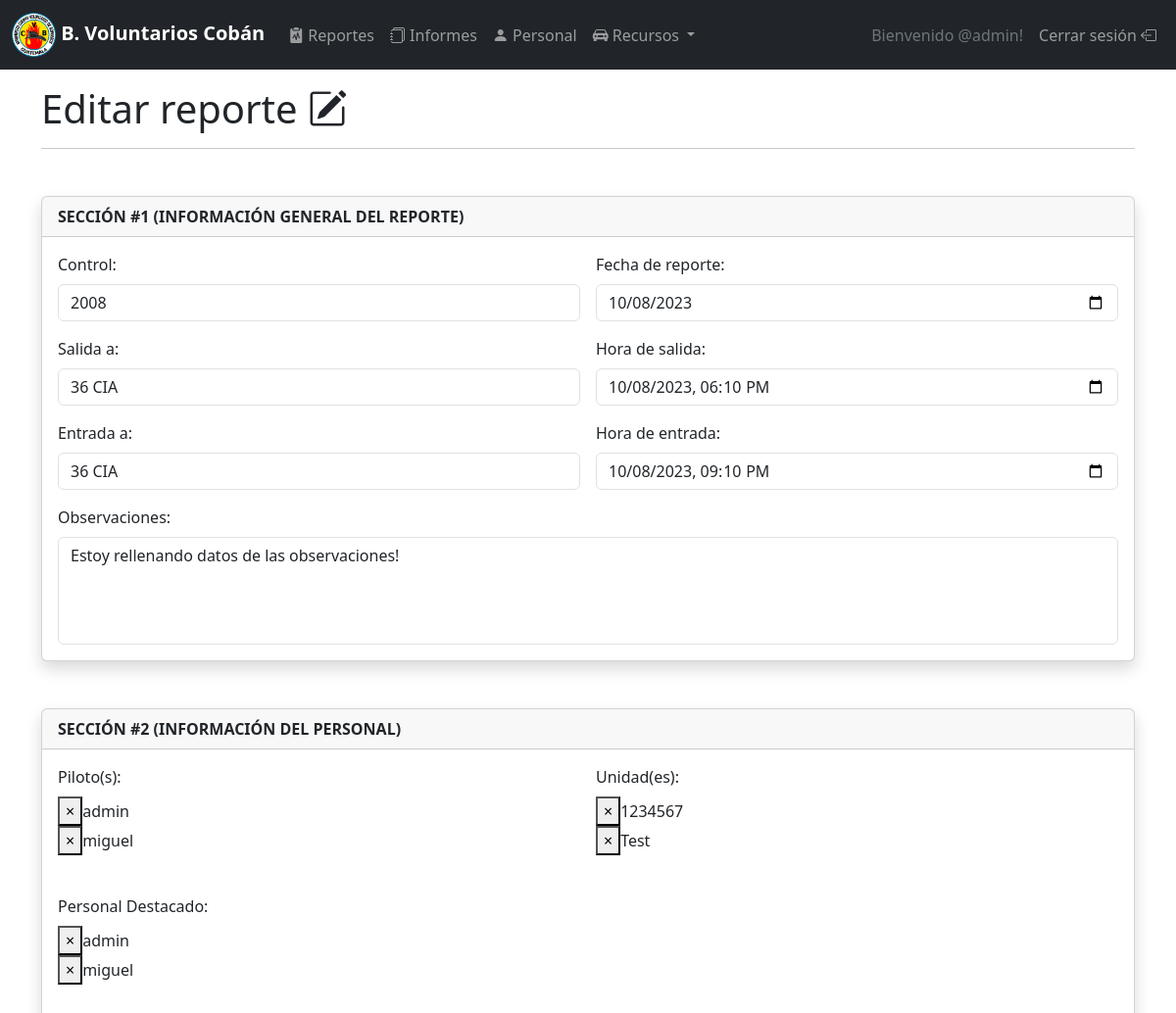
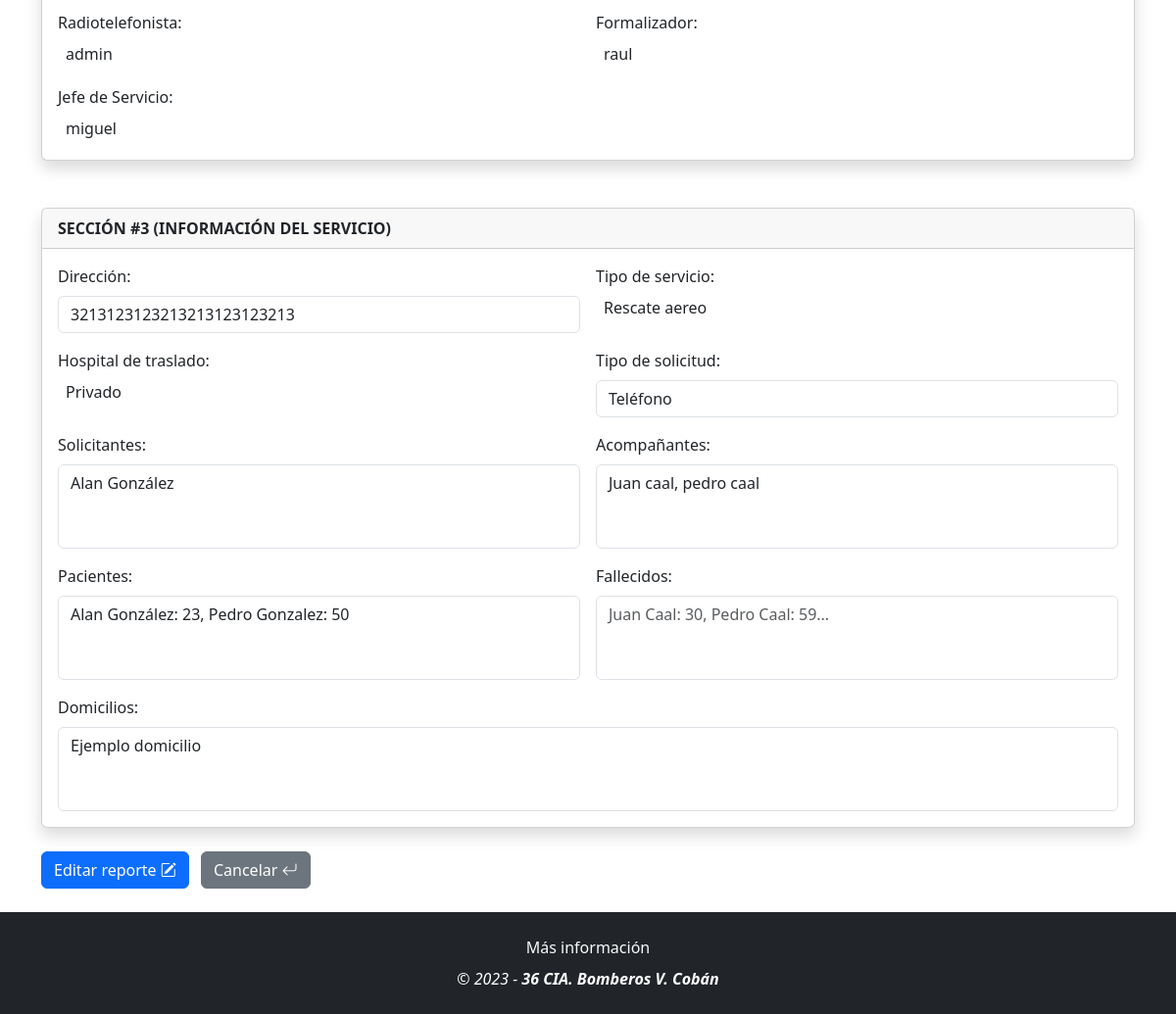
/reportes/3/editar/ (signed in), run on the app's committed database (2 pictures, top to bottom).
### module_reports/models.py (models this page shows, shortened)
class Reporte(models.Model):
    control = models.IntegerField(blank=False)
    fecha_reporte = models.DateField(blank=False, verbose_name='Fecha de reporte')
    salida = models.CharField(max_length=256, blank=False, verbose_name='Salida a')
    hora_salida = models.DateTimeField(blank=False, verbose_name='Hora de salida')
    entrada = models.CharField(max_length=256, blank=False, verbose_name='Entrada a')
    hora_entrada = models.DateTimeField(blank=False, verbose_name='Hora de entrada')
    observaciones = models.TextField(blank=True)
    pilotos = models.ManyToManyField(User, verbose_name='Piloto(s)')
    radiotelefonista = models.ForeignKey(User, related_name='telefonista', on_delete=models.PROTECT)
    unidades = models.ManyToManyField(Vehiculo, verbose_name='Unidad(es)')
    personal_destacado = models.ManyToManyField(User, related_name='personal', verbose_name='Personal Destacado')
    tipo_solicitud = models.CharField(max_length=10, choices=SERVICE_CHOICE, verbose_name='Tipo de solicitud')
    direccion = models.CharField(blank=False, max_length=256, verbose_name='Dirección')
    solicitantes = models.TextField(blank=False)
    pacientes = models.TextField(blank=True)
    fallecidos = models.TextField(blank=True)
    domicilios = models.TextField(blank=False)
    escoltas = models.TextField(blank=True, verbose_name='Acompañantes')
    tipo_servicio = models.ForeignKey(Servicio, on_delete=models.PROTECT, verbose_name='Tipo de servicio')
    hospital = models.ForeignKey(Hospital, on_delete=models.PROTECT, verbose_name='Hospital de traslado')
    jefe_servicio = models.ForeignKey(User, verbose_name='Jefe de Servicio',
                                      related_name='jefe_de_servicio',
                                      on_delete=models.PROTECT)
    formalizador = models.ForeignKey(User, verbose_name='Formalizador',
                                     related_name='formalizador',
                                     on_delete=models.PROTECT)

### module_reports/views.py (the view)
# urls.py: path('<int:pk>/editar/', ViewUpdateReport.as_view(), name='update'),
class ViewUpdateReport(LoginRequiredMixin, UpdateView):
    model = Reporte
    template_name = 'form_update_report.html'
    form_class = ReporteForm
    success_url = reverse_lazy('reports:index')

### module_resources/models.py (called while the page is built)
    def __str__(self):
        return self.nombre

    def __str__(self):
        return self.nombre

    def __str__(self):
        return self.nombre

### module_stats/forms.py (called while the page is built)
    @register.filter(is_safe=True)
    def clabel(value):
        return value.label_tag(attrs={'class': 'form-label'})

### module_reports/templates/form_update_report.html
{% extends "form_base_report.html" %}
{% block report_title %}
Editar reporte <i class="bi bi-pencil-square"></i>
{% endblock report_title %}
{% block report_btn_name %}
Editar reporte <i class="bi bi-pencil-square"></i>
{% endblock report_btn_name %}

### module_reports/templates/form_base_report.html (shortened to what this page needs)
{% extends "menu.html" %}
{% load static %}
{% block head %}
<link rel="stylesheet" href='{% static "lib/node_modules/select2/dist/css/select2.min.css" %}'>
<link rel="stylesheet" href='{% static "lib/node_modules/select2-bootstrap-5-theme/dist/select2-bootstrap-5-theme.min.css" %}'>
{% endblock head %}
{% block main_content %}
<div class="container">
  <h1>
    {% block report_title %}{% endblock report_title %}
  </h1>
  <hr>
  <form id='form-reporte' method="post" class='needs-validation' novalidate>
    <div class="card my-5 shadow">
      <div class="card-header">
        <strong class="text-uppercase">Sección #1 (información general del reporte)</strong>
      </div>
      <div class="card-body">
        <div class="row g-3">
          <div class="col-md-6">
            {{form.control|clabel}}
            <div data-toggle="tooltip" data-placement="bottom" title="Por favor ingresa un número">
              {{form.control}}
            </div>
          </div>
          <div class="col-md-6">
            {{form.fecha_reporte|clabel}}
            {{form.fecha_reporte}}
          </div>
          <div class="col-md-6">
            {{form.salida|clabel}}
            {{form.salida}}
          </div>
          <div class="col-md-6">
            {{form.hora_salida|clabel}}
            {{form.hora_salida}}
          </div>
          <div class="col-md-6">
            {{form.entrada|clabel}}
            {{form.entrada}}
          </div>
          <div class="col-md-6">
            {{form.hora_entrada|clabel}}
            {{form.hora_entrada}}
          </div>
          <div class="col-12">
            {{form.observaciones|clabel}}
            {{form.observaciones}}
          </div>
        </div>
      </div>
    </div>
    <div class="card my-5 shadow">
      <div class="card-header">
        <strong class="text-uppercase">Sección #2 (información del personal)</strong>
      </div>
      <div class="card-body">
        <div class="row g-3">
          <div class="col-md-6">
            {{form.pilotos|clabel}}
          </div>
          <div class="col-md-6">
            {{form.unidades|clabel}}
          </div>
          <div class="col-md-12">
            {{form.personal_destacado|clabel}}
          </div>
          <div class="col-md-6">
            {{form.radiotelefonista|clabel}}
          </div>
          <div class="col-md-6">
            {{form.formalizador|clabel}}
          </div>
          <div class="col-md-6">
            {{form.jefe_servicio|clabel}}
          </div>
        </div>
      </div>
    </div>
    <div class="card mt-5 mb-4 shadow">
      <div class="card-header">
        <strong class="text-uppercase">Sección #3 (información del servicio)</strong>
      </div>
      <div class="card-body">
        <div class="row g-3">
          <div class="col-md-6">
            {{form.direccion|clabel}}
            {{form.direccion}}
          </div>
          <div class="col-md-6">
            {{form.tipo_servicio|clabel}}
          </div>
          <div class="col-md-6">
            {{form.hospital|clabel}}
          </div>
          <div class="col-md-6">
            {{form.tipo_solicitud|clabel}}
            {{form.tipo_solicitud}}
          </div>
          <div class="col-md-6">
            {{form.solicitantes|clabel}}
            {{form.solicitantes}}
          </div>
          <div class="col-md-6">
            {{form.escoltas|clabel}}
            {{form.escoltas}}
          </div>
          <div class="col-md-6">
            {{form.pacientes|clabel}}
            {{form.pacientes}}
          </div>
          <div class="col-md-6">
            {{form.fallecidos|clabel}}
            {{form.fallecidos}}
          </div>
          <div class="col-12">
            {{form.domicilios|clabel}}
            {{form.domicilios}}
          </div>
        </div>
      </div>
    </div>
    <div class="buttons">
      <button id="report_submit" class="btn btn-primary me-2">
        {% block report_btn_name %}{% endblock report_btn_name %}
      </button>
      <a href="{% url 'reports:index' %}" class="btn btn-secondary">
        Cancelar <i class="bi bi-arrow-return-left"></i>
      </a>
    </div>
  </form>
</div>
{% endblock main_content %}

### templates/menu.html (shortened to what this page needs)
{% extends 'base.html' %}
{% block content %}
<header class="sticky-top navbar-header">
  <nav class="navbar navbar-expand-md navbar-dark bg-dark mb-3">
    <div class="container-fluid">
      <a class="navbar-brand" href="{% url 'dashboard:index' %}">
        {% load static %}
        <img src="{% static '/img/logo.png' %}" width="45" height="45" class="d-inline-block align-middle"> <strong> B. Voluntarios Cobán</strong>
      </a>
      <div class="navbar-collapse collapse d-md-inline-flex justify-content-between">
        <ul class="navbar-nav flex-grow-1">
          <li class="nav-item">
            <a class="nav-link" href="{% url 'reports:index' %}"><i class="bi bi-clipboard2-pulse-fill"></i> Reportes</a>
          </li>
          <li class="nav-item">
            <a class="nav-link" href="{% url 'stats:index' %}"><i class="bi bi-journals"></i> Informes</a>
          </li>
          <li class="nav-item">
            <a class="nav-link" href="{% url 'users:index' %}"><i class="bi bi-person-fill"></i> Personal</a>
          </li>
          <li class="nav-item dropdown">
            <button class="nav-link dropdown-toggle" data-bs-toggle="dropdown" aria-expanded="false">
              <i class="bi bi-car-front-fill"></i> Recursos
            </button>
          </li>
        </ul>
        <ul class="navbar-nav">
          <li class="nav-item">
            <a class="nav-link disabled text-secondary">Bienvenido @{{user.username}}!</a>
          </li>
          <li class="nav-item">
            <a class="nav-link" href="{% url 'authenticate:logout' %}">Cerrar sesión <i class="bi bi-box-arrow-left"></i></a>
          </li>
        </ul>
      </div>
    </div>
  </nav>
</header>
<main>
  {% block main_content %}
  {% endblock main_content %}
</main>
<footer class="bg-dark mt-4 py-4 text-white">
  <div class="d-flex flex-column align-items-center">
    <div>
      <a href="{% url 'dashboard:about' %}" class="link-light text-decoration-none link-opacity-75-hover">Más información</a>
    </div>
    <div class="mt-2 fst-italic">
      &copy; {% now "Y" %} &dash; <strong>36 CIA. Bomberos V. Cobán</strong>
    </div>
  </div>
</footer>
{% endblock content %}

### templates/base.html (shortened to what this page needs)
<!DOCTYPE html>
<html lang="en">
  <head>
    {% load static %}
    <link href="{% static 'css/style.css' %}" rel="stylesheet">
    <link rel="stylesheet" href="{% static 'lib/node_modules/bootstrap/dist/css/bootstrap.min.css' %}">
    <link rel="stylesheet" href="{% static 'lib/node_modules/bootstrap-icons/font/bootstrap-icons.min.css' %}">
    {% block head %}
    {% endblock head %}
  </head>
  <body>
    <div class="layout">
      {% block content %}
      {% endblock content %}
    </div>
  </body>
</html>

### static/css/style.css (style rules this page uses)
html { overflow-x: hidden; margin-right: calc(-1 * (100vw - 100%)); }
.layout { min-height: 100vh; display: flex; flex-direction: column; }
.layout main { flex-grow: 1; }
textarea { resize:none!important; }

### data on the page
Reporte: control|clabel "Control:", control "2008", fecha_reporte|clabel "Fecha de reporte:", fecha_reporte "10/08/2023", salida|clabel "Salida a:", salida "36 CIA", hora_salida|clabel "Hora de salida:", hora_salida "10/08/2023 18:10", entrada|clabel "Entrada a:", entrada "36 CIA", hora_entrada|clabel "Hora de entrada:", hora_entrada "10/08/2023 21:10", observaciones|clabel "Observaciones:", observaciones "Estoy rellenando datos de las observaciones!", pilotos|clabel "Piloto(s):", unidades|clabel "Unidad(es):", personal_destacado|clabel "Personal Destacado:", radiotelefonista|clabel "Radiotelefonista:", formalizador|clabel "Formalizador:", jefe_servicio|clabel "Jefe de Servicio:", direccion|clabel "Dirección:", direccion "3213123123213213123123213", tipo_servicio|clabel "Tipo de servicio:", hospital|clabel "Hospital de traslado:", tipo_solicitud|clabel "Tipo de solicitud:", tipo_solicitud "Teléfono", solicitantes|clabel "Solicitantes:", solicitantes "Alan González", escoltas|clabel "Acompañantes:", escoltas "Juan caal, pedro caal", pacientes|clabel "Pacientes:", pacientes "Alan González: 23, Pedro Gonzalez: 50", fallecidos|clabel "Fallecidos:", domicilios|clabel "Domicilios:", domicilios "Ejemplo domicilio"

### other printed values
{{ user.username }} "admin"
